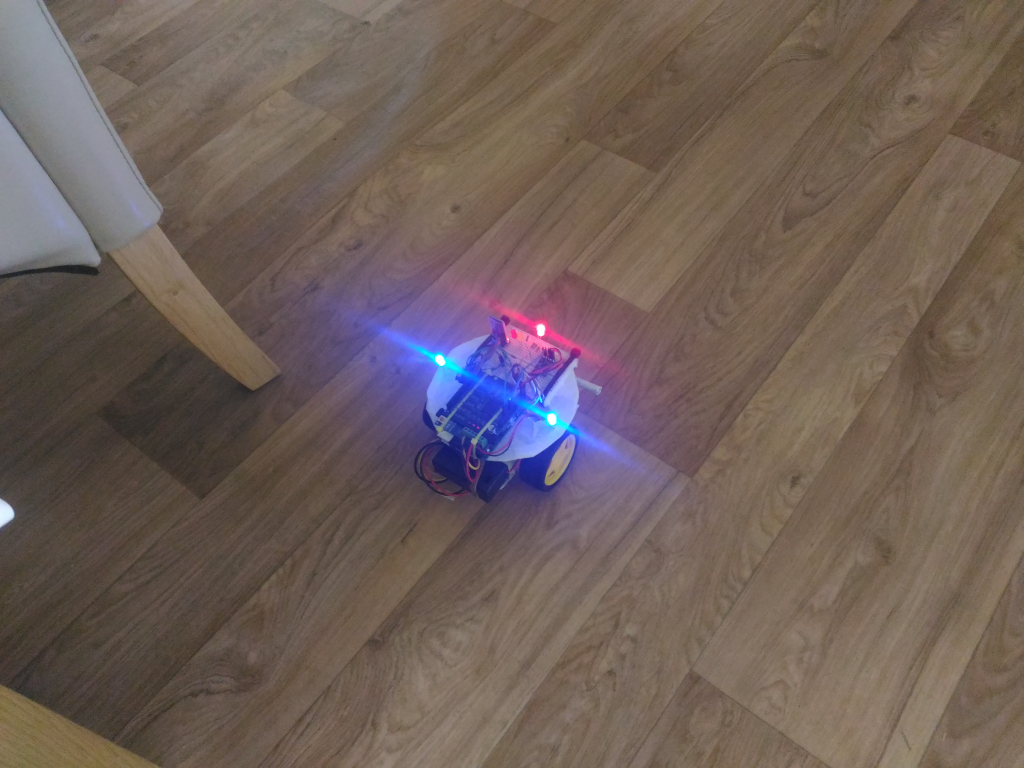
#> input picture robot-pics/standard.jpg, 4096 x 3072 px, given as the content of the folder ../robot-pics/standard.jpg, which was not available (shown at 1/4 size)
$ python eval.py ../robot-pics/standard.jpg
#> lines starting #> are read from the running program, lines starting #| are printed output that depends on the picture; after the words box and inside, x2 and y2 are one past the last pixel; in counts of white or black regions, pixels touching at a corner belong together; pictures that were not available may be replaced by others from this repository, and a replacement may not be noted
### imgproc/image_processor.py
#!/usr/bin/env python3
import concurrent.futures
import logging
import math

import cv2.cv2 as cv

from imgproc._utils import *
from imgproc._windows import show_debug_image
from tools import draw_points

log = logging.getLogger(__name__)

GREEN_COLOR = (0, 255, 0)
RED_COLOR = (0, 0, 255)
BORDER_SIZE = 10
PROCESS_PIC_SIZE = m_to_num(1)

blob_detector_params = cv.SimpleBlobDetector_Params()
blob_detector_params.filterByArea = False
blob_detector_params.filterByCircularity = True
blob_detector_params.filterByInertia = False
blob_detector_params.filterByConvexity = False
blob_detector_params.filterByColor = False
blob_detector_params.blobColor = 255
blob_detector = cv.SimpleBlobDetector_create(blob_detector_params)

multithreading = not config.debug
if multithreading:
    executor = concurrent.futures.ThreadPoolExecutor(max_workers=2)


def process(img):
    show_debug_image(img, 0, 0, "image")

    (resized_img, resize_k) = resize_image(img)

    (blue_img, green_img, red_img) = cv.split(resized_img)

    hsv_img = cv.cvtColor(resized_img, cv.COLOR_BGR2HSV)
    (hue_img, sat_img, value_img) = cv.split(hsv_img)
    show_debug_image(sat_img, 0, 1, "saturation")

    def process_blue_channel():
        return process_channel(blue_img, sat_img, 1, "blue")

    def process_red_channel():
        return process_channel(red_img, sat_img, 2, "red")

    tasks = (process_blue_channel, process_red_channel)

    if multithreading:
        futures = list(map(
            lambda task: executor.submit(task),
            tasks,
        ))

        points_sets = list(map(
            lambda future: future.result(),
            futures,
        ))
    else:
        points_sets = list(map(
            lambda task: task(),
            tasks,
        ))

    points_sets = list(map(
        lambda point_set: convert_points(point_set, resize_k),
        points_sets,
    ))

    show_result(img, *points_sets)
    return points_sets


def process_channel(ch_img, sat_img, row, channel_name):
    # channel_name = "channel " + str(row)
    show_debug_image(ch_img, row, 0, channel_name)

    ch_sat_img = cv.bitwise_and(ch_img, sat_img)
    show_debug_image(ch_sat_img, row, 1, channel_name + " sat")

    (result, half_bin_image) = cv.threshold(ch_sat_img, 255 / 2, 255, cv.THRESH_TOZERO)
    (result, bin_img) = cv.threshold(half_bin_image, 0, 255, cv.THRESH_BINARY + cv.THRESH_OTSU)
    show_debug_image(bin_img, row, 2, channel_name + " thresh")

    bin_img = cv.erode(bin_img, kernel(3))
    bin_img = cv.dilate(bin_img, kernel(9))
    # bin_img = cv2.morphologyEx(bin_img, cv2.MORPH_OPEN, kernel(5))
    # bin_img = cv2.morphologyEx(bin_img, cv2.MORPH_CLOSE, kernel(21))
    show_debug_image(bin_img, row, 3, channel_name + " morph")

    # Detect blobs.
    blobs = blob_detector.detect(bin_img)
    log.info("Found %d %s blobs.", len(blobs), channel_name)

    blob_center_points = [blob.pt
                          for blob in blobs]
    return blob_center_points


def convert_points(points, k):
    return [tuple(d * k for d in point)
            for point in points]


def resize_image(img):
    (height, width, _) = img.shape
    img_size = width * height
    debug("Image size: {}MP".format(num_to_m(img_size)))

    k = math.sqrt(img_size / min(img_size, PROCESS_PIC_SIZE))
    debug("Resize ratio: " + str(k))

    resized_width = int(width / k)
    resized_height = int(height / k)
    resized_image = cv.resize(img, (resized_width, resized_height))
    (resized_height, resized_width, _) = resized_image.shape
    debug("Resized image size: {}MP".format(num_to_m(resized_width * resized_height)))

    return resized_image, k


def are_robot_points(blue_points, red_points):
    return len(blue_points) == 2 and len(red_points) == 1


def show_result(img, blue_points, red_points):
    if not config.debug:
        return

    result_img = img.copy()

    result_img = draw_points(result_img, blue_points + red_points)

    success = are_robot_points(blue_points, red_points)
    border_color = GREEN_COLOR if success else RED_COLOR
    result_img = cv.copyMakeBorder(
        src=result_img,
        top=BORDER_SIZE,
        bottom=BORDER_SIZE,
        left=BORDER_SIZE,
        right=BORDER_SIZE,
        borderType=cv.BORDER_CONSTANT,
        value=border_color
    )

    show_debug_image(result_img, 0, 2, "result")

### imgproc/_utils.py
#!/usr/bin/env python3

from imgproc import config
import numpy as np

ONE_M = 10 ** 6


def kernel(size):
    return np.ones((size, size), np.uint8)


def debug(message):
    if not config.debug:
        return

    print(message)


def num_to_m(num):
    return num / ONE_M


def m_to_num(m):
    return m * ONE_M

### src/booleans.py
"""
Module with bool utilities.
"""
import os
from typing import Any


def env(key: str, default: bool = None):
    return to_bool(os.getenv(key, default))


def to_bool(obj: Any):
    """
       Converts 'something' to boolean. Raises ValueError for invalid obj
           Possible True  objects: 1, True, "1", "TRue", "yes", "y", "t"
           Possible False objects: 0, False, None, "", "0", "faLse", "no", "n", "f", ...
       Reference: https://stackoverflow.com/questions/715417/converting-from-a-string-to-boolean-in-python
    """

    obj_str = str(obj).lower()
    if obj_str in ("yes", "y", "true", "t", "1", "on"):
        return True
    elif obj_str in ("no", "n", "false", "f", "0", "off", "", "none"):
        return False
    else:
        raise ValueError('Invalid value for boolean conversion: {}'.format(obj))

### imgproc/_windows.py
#!/usr/bin/env python3

import cv2.cv2 as cv
from imgproc import config

WIN_SIZE = (400, 300)

windowses = set()


# [15 lines left out: functions init, show_image, not called in this run]


def show_debug_image(img, row, col, win_name):
    if not config.debug:
        return

    show_image(img, row, col, win_name)

### imgproc/eval.py
#!/usr/bin/env python3
import sys
from pathlib import Path

import cv2.cv2 as cv

import image_processor
from image_processor import are_robot_points

images_path = Path(sys.argv[1])
images = list(images_path.rglob("*"))
print(f"Got {len(images)} images.")

image_points = list(map(
    lambda image: image_processor.process(cv.imread(str(image), cv.IMREAD_COLOR)),
    images,
))
#> in process, img is the input picture: shape (3072, 4096, 3); mean B, G, R 88.9, 95.2, 110.8
#> in process, `(resized_img, resize_k) = resize_image(img)`: resize_k = 3.55
#> in process, `hsv_img = cv.cvtColor(resized_img, cv.COLOR_BGR2HSV)`: hsv_img: shape (866, 1154, 3); mean H, S, V 32.4, 71.3, 115.5
#> in process, `(hue_img, sat_img, value_img) = cv.split(hsv_img)`:
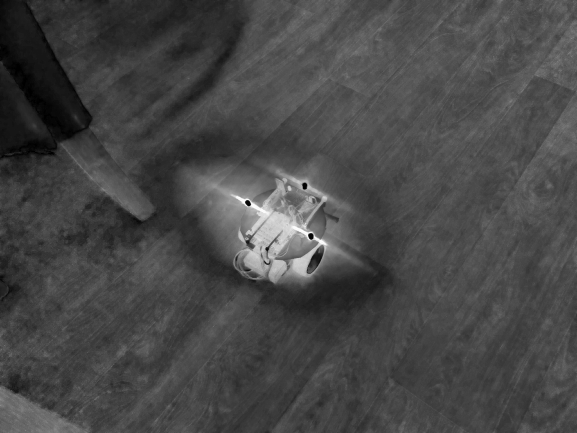
#> sat_img: shape (866, 1154) (shown at 1/2 size); min 0, max 255, mean 71.3
#> in process, `(hue_img, sat_img, value_img) = cv.split(hsv_img)`:
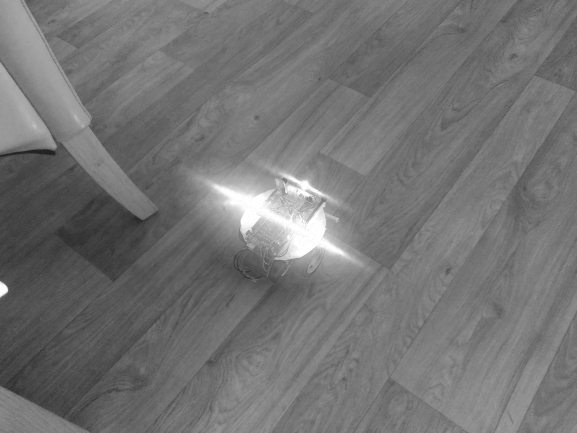
#> value_img: shape (866, 1154) (shown at 1/2 size); min 18, max 255, mean 115.5
#> in process_channel, `(result, half_bin_image) = cv.threshold(ch_sat_img, 255 / 2, 255, cv.T..`:
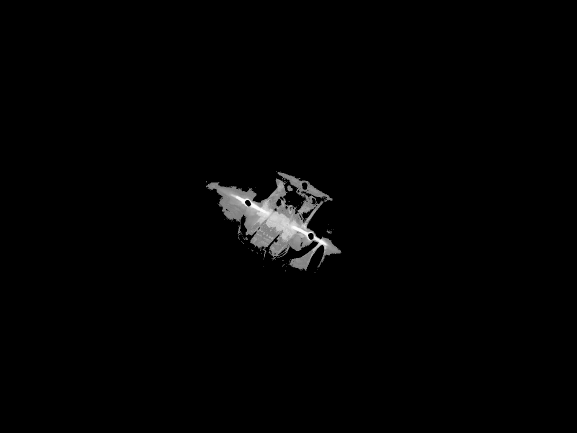
#> half_bin_image: shape (866, 1154) (shown at 1/2 size); min 0, max 255, mean 3.1
#> in process_channel, `(result, half_bin_image) = cv.threshold(ch_sat_img, 255 / 2, 255, cv.T..`: result = 127
#> in process_channel, `(result, bin_img) = cv.threshold(half_bin_image, 0, 255, cv.THRESH_BIN..`:
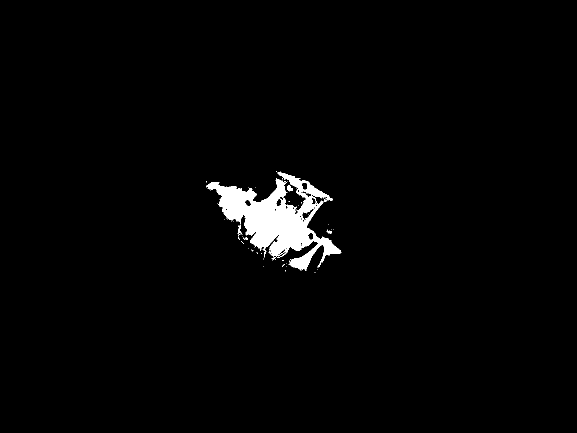
#> bin_img: shape (866, 1154) (shown at 1/2 size); 2% white; 63 white regions (59 under 20 px), largest, box (x1, y1, x2, y2) and area: (412, 343, 683, 542) 20041, (574, 371, 586, 383) 91, (475, 450, 485, 470) 67, (654, 460, 664, 467) 34
#> in process_channel, `(result, bin_img) = cv.threshold(half_bin_image, 0, 255, cv.THRESH_BIN..`: result = 0
#> in process_channel, `bin_img = cv.erode(bin_img, kernel(3))`: bin_img: shape (866, 1154); 1.7% white; 20 white regions (17 under 20 px), largest, box (x1, y1, x2, y2) and area: (416, 359, 681, 538) 15507, (557, 346, 664, 400) 945, (576, 372, 584, 381) 48
#> in process_channel, `bin_img = cv.dilate(bin_img, kernel(9))`: bin_img: shape (866, 1154); 2.7% white; 3 white regions, box (x1, y1, x2, y2) and area: (412, 342, 685, 542) 26225, (473, 450, 484, 469) 187, (653, 460, 662, 469) 81
#> in process_channel, `blobs = blob_detector.detect(bin_img)`: blobs = ()
#> in process_channel, `blob_center_points = [blob.pt for blob in blobs]`: blob_center_points = []
#> call 2 of process_channel, with row = 2, channel_name = 'red'
#> in process_channel (call 2), `ch_sat_img = cv.bitwise_and(ch_img, sat_img)`:
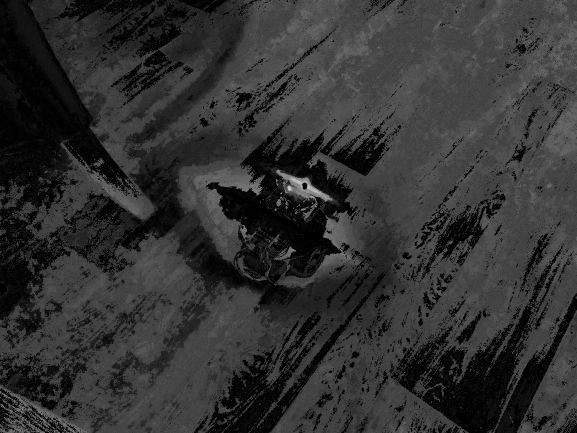
#> ch_sat_img: shape (866, 1154) (shown at 1/2 size); min 0, max 208, mean 49.8
#> in process_channel (call 2), `(result, half_bin_image) = cv.threshold(ch_sat_img, 255 / 2, 255, cv.T..`: result = 127
#> in process_channel (call 2), `(result, bin_img) = cv.threshold(half_bin_image, 0, 255, cv.THRESH_BIN..`:
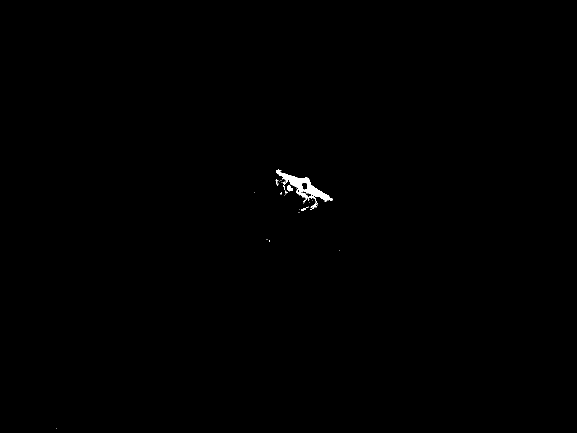
#> bin_img: shape (866, 1154) (shown at 1/2 size); 0.23% white; 27 white regions (23 under 20 px), largest, box (x1, y1, x2, y2) and area: (552, 339, 665, 420) 2024, (574, 371, 586, 383) 91, (602, 413, 617, 421) 37, (551, 358, 558, 372) 29
#> in process_channel (call 2), `(result, bin_img) = cv.threshold(half_bin_image, 0, 255, cv.THRESH_BIN..`: result = 0
#> in process_channel (call 2), `bin_img = cv.erode(bin_img, kernel(3))`: bin_img: shape (866, 1154); 0.14% white; 7 white regions (5 under 20 px), largest, box (x1, y1, x2, y2) and area: (554, 341, 664, 402) 1273, (576, 372, 584, 381) 48
#> in process_channel (call 2), `bin_img = cv.dilate(bin_img, kernel(9))`:
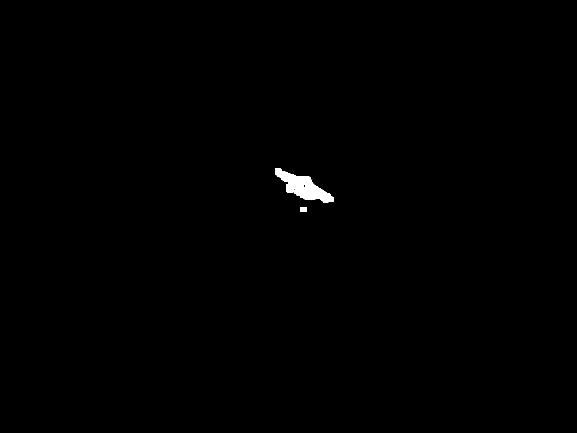
#> bin_img: shape (866, 1154) (shown at 1/2 size); 0.36% white; 2 white regions, box (x1, y1, x2, y2) and area: (550, 337, 668, 406) 3419, (600, 414, 614, 424) 134
#> in process_channel (call 2), `blobs = blob_detector.detect(bin_img)`: blobs = 1 keypoints; (x, y, size): (609, 372, 5.2)
#> in process_channel (call 2), `blob_center_points = [blob.pt for blob in blobs]`: blob_center_points = [(609, 371.5)]
#> in process, `futures = list(map( lambda task: executor.submit(task), tasks, ))`: futures = 2 items
#> in process, `points_sets = list(map( lambda future: future.result(), futures, ))`: points_sets = [[], [(609, 371.5)]]
#> in process, `points_sets = list(map( lambda point_set: convert_points(point_set, re..`: points_sets = [[], [(2160.3, 1317.8)]]
#> image_points = 1 item

robot_points = list(filter(
    lambda points: are_robot_points(*points),
    image_points,
))
#> robot_points = []
print(f"Robot found in {len(robot_points)} out of {len(images)} images.")
#| Robot found in 0 out of 1 images.
print(f"{len(robot_points) / len(images):.2f} success rate.")
#| 0.00 success rate.
